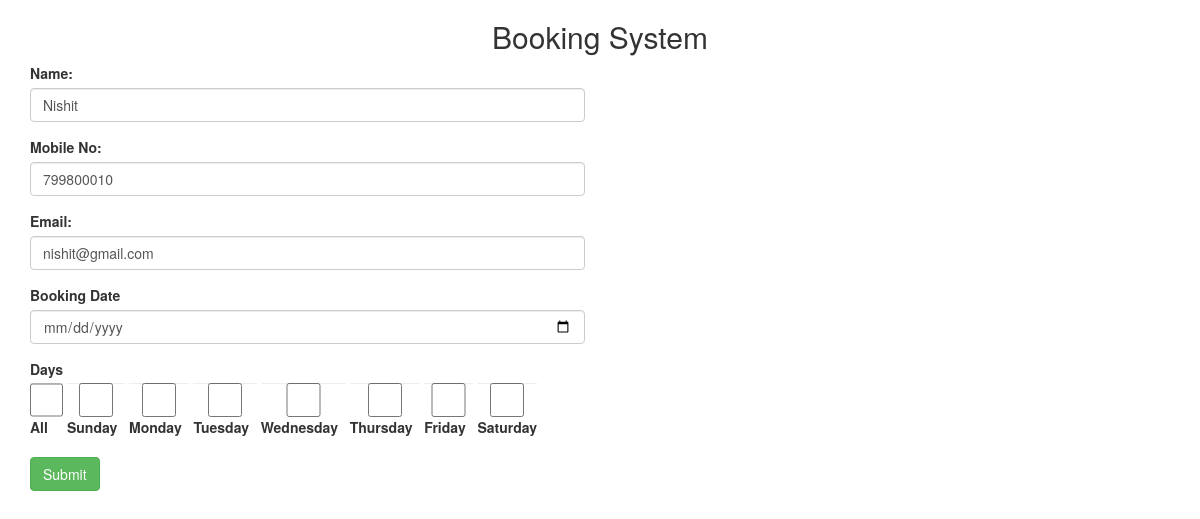
The app's page /edit.php?id=4 with its own data.
### tables this page shows
CREATE TABLE `booking` (
  `id` int(11) NOT NULL,
  `name` varchar(255) NOT NULL,
  `email` varchar(255) NOT NULL,
  `mobile` varchar(10) NOT NULL,
  `booking_date` date NOT NULL,
  `booking_day` varchar(255) NOT NULL
);

### edit.php (the view, shortened to what this page needs)
<?php
include "database.php";
$id = $_GET['id'];
$m = mysqli_query($conn,"SELECT * FROM booking WHERE id = '$id'");
$check = mysqli_fetch_assoc($m);
?>
<!DOCTYPE html>
<html>
<head>
  <link rel="stylesheet" href="https://maxcdn.bootstrapcdn.com/bootstrap/3.4.1/css/bootstrap.min.css">
</head>
<body>
	<div class="container">
		<div class="heading text-center">
			<h2>Booking System</h2>
		</div>
		<div class="row">
			<form class="col-lg-6 offset-lg-3" action="" method="post">
				<div class="form-group">
					<label for="name">Name:</label>
					<input type="text" name="name" class="form-control" value="<?php echo $check['name'];?>">
				</div>
				<div class="form-group">
					<label for="mobile no">Mobile No:</label>
					<input type="text" name="mobile" class="form-control" value="<?php echo $check['mobile'];?>">
				</div>
				<div class="form-group">
					<label for="email">Email:</label>
					<input type="text" name="email" class="form-control" value="<?php echo $check['email'];?>">
				</div>
				<div class="form-group">
					<label for="date">Booking Date</label>
					<input type="date" name="booking_date" class="form-control" value="<?php echo $check['booking_date'];?>">
				</div>
				<div class="form-group">
					<label for="Days">Days
						<input class="form-control" type="checkbox" name="days" value="all" <?php if($check['booking_day']=="all"){echo "checked";}?>>All &nbsp
					</label>
					<label for="Days">
						<input class="form-control" type="checkbox" name="days" value="sunday" <?php if($check['booking_day']=="sunday"){echo "checked";}?>>Sunday &nbsp
					</label>
					<label for="Days">
						<input class="form-control" type="checkbox" name="days" value="monday" <?php if($check['booking_day']=="monday"){echo "checked";}?>>Monday &nbsp
					</label>
					<label for="Days">
						<input class="form-control" type="checkbox" name="days" value="tuesday" <?php if($check['booking_day']=="tuesday"){echo "checked";}?>>Tuesday &nbsp
					</label>
					<label for="Days">
						<input class="form-control" type="checkbox" name="days" value="wednesday" <?php if($check['booking_day']=="wednesday"){echo "checked";}?>>Wednesday &nbsp
					</label>
					<label for="Days">
						<input class="form-control" type="checkbox" name="days" value="thursday" <?php if($check['booking_day']=="thursday"){echo "checked";}?>>Thursday &nbsp
					</label>
					<label for="Days">
						<input class="form-control" type="checkbox" name="days" value="friday" <?php if($check['booking_day']=="friday"){echo "checked";}?>>Friday &nbsp
					</label>
					<label for="Days">
						<input class="form-control" type="checkbox" name="days" value="saturday" <?php if($check['booking_day']=="saturday"){echo "checked";}?>>Saturday
					</label>
				</div>
				<div class="">
					<button type="submit" value="submit" name="submit" class="btn btn-success">Submit</button>
				</div>
			</form>
		</div>
	</div>
</body>
</html>

### records on screen
booking: name "Nishit", mobile "799800010", email "nishit@gmail.com"
